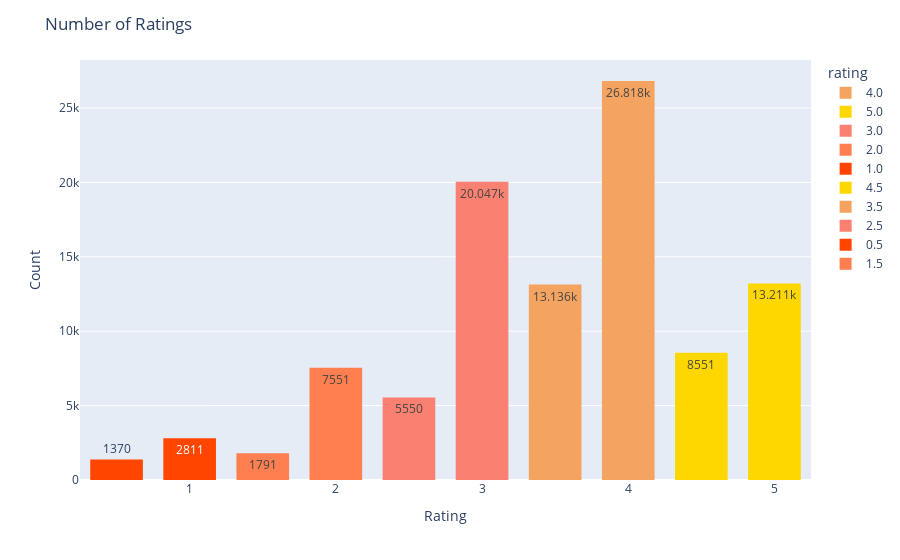

The notebook cell saved with this chart:
### Code cell
fig = px.histogram(ratings, x='rating', 
                            text_auto=True,
                            labels={'x':'rating', 'y':'count'},
                            color='rating',
                            color_discrete_sequence=["SandyBrown", "Gold", 'Salmon', 'Coral', "OrangeRed", 'Gold', "SandyBrown", 'Salmon', "OrangeRed", 'Coral'],
                            )

fig.update_layout(
    title_text='Number of Ratings', # title of plot
    xaxis_title_text='Rating', # xaxis label
    yaxis_title_text='Count', # yaxis label
    bargap=0.2, # gap between bars of adjacent location coordinates
    bargroupgap=0.1, # gap between bars of the same location coordinates
)

fig.show()

### Figure 1 — Plotly figure (JSON) as saved in the notebook; plotly's stock layout.template omitted (floating-point values rounded to 4 significant figures; data arrays with more than 128 entries replaced by an {"elided": "..."} marker saying what was removed)
{"data": [{"alignmentgroup": "True", "bingroup": "x", "hovertemplate": "rating=%{x}<br>count=%{y}<extra></extra>", "legendgroup": "4.0", "marker": {"color": "SandyBrown", "pattern": {"shape": ""}}, "name": "4.0", "offsetgroup": "4.0", "orientation": "v", "showlegend": true, "texttemplate": "%{value}", "type": "histogram", "x": {"elided": "26818 int values"}, "xaxis": "x", "yaxis": "y"}, {"alignmentgroup": "True", "bingroup": "x", "hovertemplate": "rating=%{x}<br>count=%{y}<extra></extra>", "legendgroup": "5.0", "marker": {"color": "Gold", "pattern": {"shape": ""}}, "name": "5.0", "offsetgroup": "5.0", "orientation": "v", "showlegend": true, "texttemplate": "%{value}", "type": "histogram", "x": {"elided": "13211 int values"}, "xaxis": "x", "yaxis": "y"}, {"alignmentgroup": "True", "bingroup": "x", "hovertemplate": "rating=%{x}<br>count=%{y}<extra></extra>", "legendgroup": "3.0", "marker": {"color": "Salmon", "pattern": {"shape": ""}}, "name": "3.0", "offsetgroup": "3.0", "orientation": "v", "showlegend": true, "texttemplate": "%{value}", "type": "histogram", "x": {"elided": "20047 int values"}, "xaxis": "x", "yaxis": "y"}, {"alignmentgroup": "True", "bingroup": "x", "hovertemplate": "rating=%{x}<br>count=%{y}<extra></extra>", "legendgroup": "2.0", "marker": {"color": "Coral", "pattern": {"shape": ""}}, "name": "2.0", "offsetgroup": "2.0", "orientation": "v", "showlegend": true, "texttemplate": "%{value}", "type": "histogram", "x": {"elided": "7551 int values"}, "xaxis": "x", "yaxis": "y"}, {"alignmentgroup": "True", "bingroup": "x", "hovertemplate": "rating=%{x}<br>count=%{y}<extra></extra>", "legendgroup": "1.0", "marker": {"color": "OrangeRed", "pattern": {"shape": ""}}, "name": "1.0", "offsetgroup": "1.0", "orientation": "v", "showlegend": true, "texttemplate": "%{value}", "type": "histogram", "x": {"elided": "2811 int values"}, "xaxis": "x", "yaxis": "y"}, {"alignmentgroup": "True", "bingroup": "x", "hovertemplate": "rating=%{x}<br>count=%{y}<extra></extra>", "legendgroup": "4.5", "marker": {"color": "Gold", "pattern": {"shape": ""}}, "name": "4.5", "offsetgroup": "4.5", "orientation": "v", "showlegend": true, "texttemplate": "%{value}", "type": "histogram", "x": {"elided": "8551 float values"}, "xaxis": "x", "yaxis": "y"}, {"alignmentgroup": "True", "bingroup": "x", "hovertemplate": "rating=%{x}<br>count=%{y}<extra></extra>", "legendgroup": "3.5", "marker": {"color": "SandyBrown", "pattern": {"shape": ""}}, "name": "3.5", "offsetgroup": "3.5", "orientation": "v", "showlegend": true, "texttemplate": "%{value}", "type": "histogram", "x": {"elided": "13136 float values"}, "xaxis": "x", "yaxis": "y"}, {"alignmentgroup": "True", "bingroup": "x", "hovertemplate": "rating=%{x}<br>count=%{y}<extra></extra>", "legendgroup": "2.5", "marker": {"color": "Salmon", "pattern": {"shape": ""}}, "name": "2.5", "offsetgroup": "2.5", "orientation": "v", "showlegend": true, "texttemplate": "%{value}", "type": "histogram", "x": {"elided": "5550 float values"}, "xaxis": "x", "yaxis": "y"}, {"alignmentgroup": "True", "bingroup": "x", "hovertemplate": "rating=%{x}<br>count=%{y}<extra></extra>", "legendgroup": "0.5", "marker": {"color": "OrangeRed", "pattern": {"shape": ""}}, "name": "0.5", "offsetgroup": "0.5", "orientation": "v", "showlegend": true, "texttemplate": "%{value}", "type": "histogram", "x": {"elided": "1370 float values"}, "xaxis": "x", "yaxis": "y"}, {"alignmentgroup": "True", "bingroup": "x", "hovertemplate": "rating=%{x}<br>count=%{y}<extra></extra>", "legendgroup": "1.5", "marker": {"color": "Coral", "pattern": {"shape": ""}}, "name": "1.5", "offsetgroup": "1.5", "orientation": "v", "showlegend": true, "texttemplate": "%{value}", "type": "histogram", "x": {"elided": "1791 float values"}, "xaxis": "x", "yaxis": "y"}], "layout": {"bargap": 0.2, "bargroupgap": 0.1, "barmode": "relative", "legend": {"title": {"text": "rating"}, "tracegroupgap": 0}, "margin": {"t": 60}, "title": {"text": "Number of Ratings"}, "xaxis": {"anchor": "y", "categoryarray": [4, 5, 3, 2, 1, 4.5, 3.5, 2.5, 0.5, 1.5], "categoryorder": "array", "domain": [0, 1], "title": {"text": "Rating"}}, "yaxis": {"anchor": "x", "domain": [0, 1], "title": {"text": "Count"}}}}
